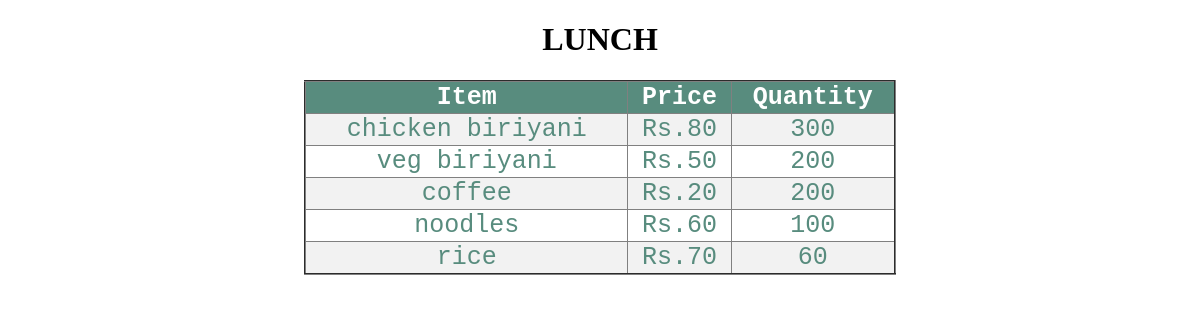
Screenshot of /displaylunchuser.php with the database file from the repository.
### tables this page shows
CREATE TABLE `lunch` (
  `item` varchar(50) NOT NULL,
  `price` varchar(10) NOT NULL,
  `quantity` int(10) NOT NULL
);

### displaylunchuser.php (the view, shortened to what this page needs)
<!DOCTYPE html>
<html>
<head>
</head>
<body>
<center>
<h1>LUNCH</h1>
<table border="2">
<tr>
<th>Item</th>
<th>Price</th>
<th>Quantity</th>
</tr>
<?php
require_once('dbsample.php');
$sql = "SELECT * FROM lunch";
$result = $conn->query($sql);
if ($result->num_rows > 0) {
while($row = $result->fetch_assoc()) {
echo "<tr><td>" . $row["item"]. "</td><td>" . $row["price"] . "</td><td>"
. $row["quantity"]. "</td></tr>";
}
echo "</table>";
} else { echo "0 results"; }
?>
</center>
</body>
</html>

### displaylunchuser.php (style rules this page uses)
body { background-image: url("image/add1.jpg"); }
table { border-collapse: collapse; width: 50%; color: #588c7e; font-family: monospace; font-size: 25px; text-align: left; }
th { text-align: center; background-color: #588c7e; color: white; }
tr:nth-child(even) { text-align: center; background-color: #f2f2f2 }
tr:nth-child(odd) { text-align: center; }

### rows the page displays
lunch: item "chicken biriyani", price "Rs.80", quantity "300"
lunch: item "veg biriyani", price "Rs.50", quantity "200"
lunch: item "coffee", price "Rs.20", quantity "200"
lunch: item "noodles", price "Rs.60", quantity "100"
lunch: item "rice", price "Rs.70", quantity "60"
